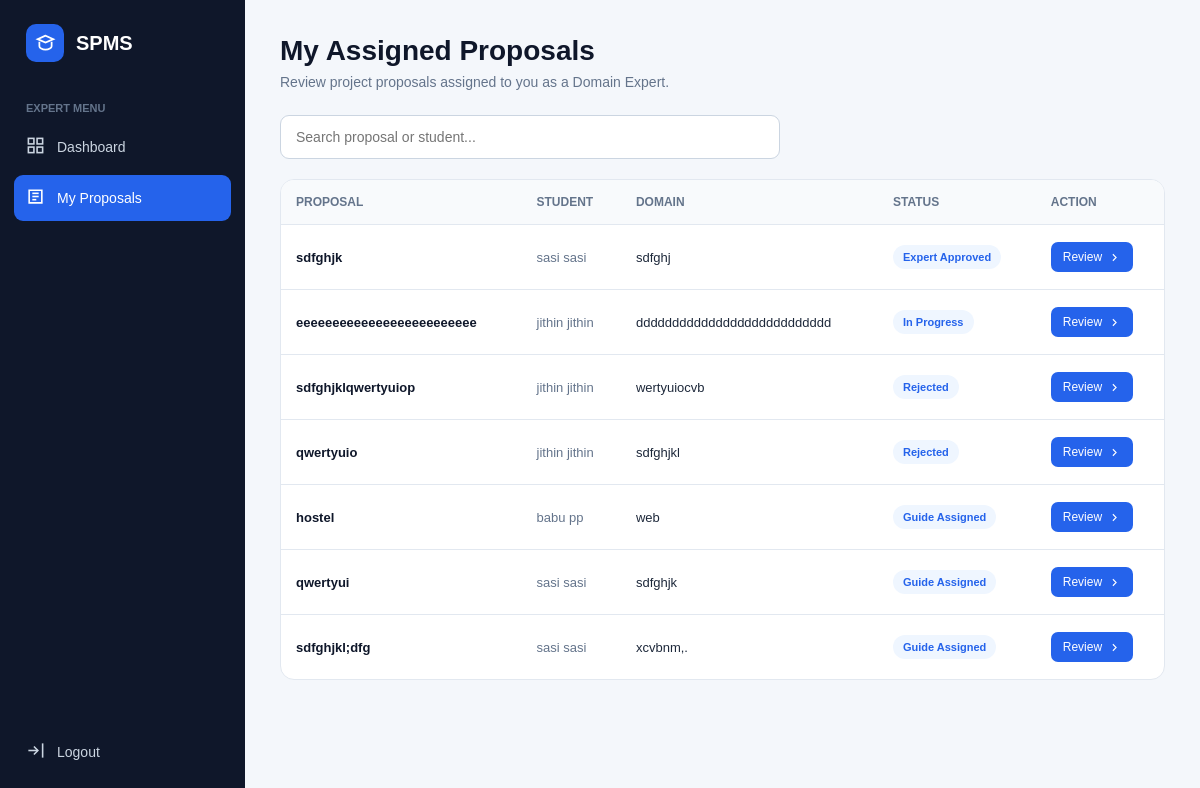
The page /experts/proposals/ (signed in) on the database as committed earlier.
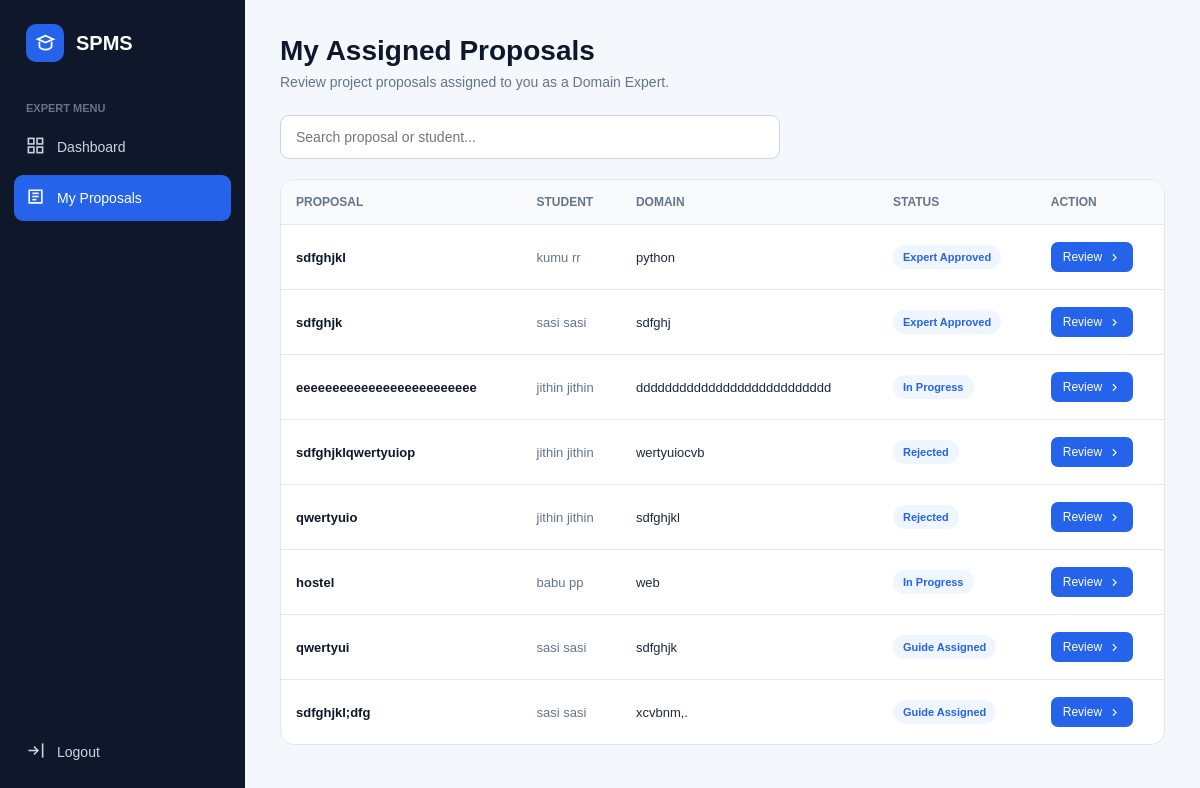
The same page on the database as committed later.
### projects/models.py (models this page shows, shortened)
class ProjectProposal(models.Model):
    PROJECT_TYPE_CHOICES = [
        ("MINI", "Mini Project"),
        ("MAIN", "Main Project"),
    ]
    STATUS_CHOICES = [
        ("SUBMITTED", "Submitted"),
        ("EXPERT_ASSIGNED", "Expert Assigned"),
        ("CHANGES_REQUESTED", "Changes Requested"),
        ("CHANGES_SENT_TO_STUDENT", "Changes Sent To Student"),
        ("EXPERT_APPROVED", "Expert Approved"),
        ("COORDINATOR_APPROVED", "Coordinator Approved"),
        ("GUIDE_ASSIGNED", "Guide Assigned"),
        ("GUIDE_REJECTED", "Guide Rejected"),
        ("IN_PROGRESS", "In Progress"),
        ("COMPLETED", "Completed"),
        ("REJECTED", "Rejected"),
    ]
    student = models.ForeignKey(
        settings.AUTH_USER_MODEL,
        on_delete=models.CASCADE,
        related_name="project_proposals",
        limit_choices_to={"role": "STUDENT"}
    )
    project_type = models.CharField(
        max_length=10,
        choices=PROJECT_TYPE_CHOICES,
        default="MAIN"
    )
    title = models.CharField(max_length=255)
    abstract = models.TextField(blank=True)
    domain = models.CharField(
        max_length=255,
        blank=True
    )
    technologies = models.TextField(
        blank=True
    )
    description = models.TextField(
        blank=True
    )
    proposal_document = models.FileField(
        upload_to="proposals/",
        blank=True,
        null=True
    )
    domain_expert = models.ForeignKey(
        settings.AUTH_USER_MODEL,
        on_delete=models.SET_NULL,
        null=True,
        blank=True,
        related_name="expert_proposals",
        limit_choices_to={"role": "EXPERT"}
    )
    expert_comments = models.TextField(
        blank=True,
        null=True
    )
    status = models.CharField(
        max_length=40,
        choices=STATUS_CHOICES,
        default="SUBMITTED"
    )
    guide = models.ForeignKey(
        settings.AUTH_USER_MODEL,
        on_delete=models.SET_NULL,
        null=True,
        blank=True,
        related_name="guided_proposals",
        limit_choices_to={"role": "GUIDE"}
    )
    guide_rejection_reason = models.TextField(
        blank=True,
        null=True
    )
    guide_rejected_at = models.DateTimeField(
        blank=True,
        null=True
    )
    submitted_at = models.DateTimeField(
        auto_now_add=True
    )
    updated_at = models.DateTimeField(
        auto_now=True
    )

### accounts/models.py (models this page shows, shortened)
class User(AbstractUser):
    ROLE_CHOICES = [
        ("STUDENT", "Student"),
        ("COORDINATOR", "Coordinator"),
        ("EXPERT", "Domain Expert"),
        ("GUIDE", "Guide"),
        ("PANEL", "Panel Member"),
    ]
    role = models.CharField(
        max_length=20,
        choices=ROLE_CHOICES,
        default="STUDENT"
    )
    phone = models.CharField(
        max_length=15,
        blank=True,
        null=True
    )
    roll_number = models.CharField(
        max_length=50,
        blank=True,
        null=True
    )
    department = models.CharField(
        max_length=100,
        blank=True,
        null=True
    )
    semester = models.CharField(
        max_length=20,
        blank=True,
        null=True
    )
    batch = models.CharField(
        max_length=20,
        blank=True,
        null=True
    )

### experts/views.py (the view)
    @login_required
    def wrapper(request, *args, **kwargs):
        if request.user.is_superuser:
            return view_func(request, *args, **kwargs)
        if request.user.role != "EXPERT":
            messages.error(
                request,
                "You are not authorized to access the Expert page."
            )
            return redirect("accounts:dashboard")
        return view_func(request, *args, **kwargs)

### experts/views.py (called while the page is built)
def expert_required(view_func):
    @login_required
    def wrapper(request, *args, **kwargs):
        if request.user.is_superuser:
            return view_func(request, *args, **kwargs)
        if request.user.role != "EXPERT":
            messages.error(
                request,
                "You are not authorized to access the Expert page."
            )
            return redirect("accounts:dashboard")
        return view_func(request, *args, **kwargs)
    return wrapper

@expert_required
def my_proposals(request):
    proposals = (
        ProjectProposal.objects
        .filter(
            domain_expert=request.user
        )
        .select_related(
            "student",
            "domain_expert"
        )
        .order_by("-updated_at")
    )
    return render(
        request,
        "experts/proposals.html",
        {
            "proposals": proposals
        }
    )

### templates/experts/proposals.html (shortened to what this page needs)
<!DOCTYPE html>
<html lang="en">
<head>
</head>
<body>
<aside class="sidebar">
    <div class="logo">
        <div class="logo-icon">
            <svg viewBox="0 0 24 24"
                 fill="none"
                 stroke-width="2">
                <path d="M12 3L3 7l9 4 9-4-9-4z"/>
                <path d="M5 10v5c0 2 3 4 7 4s7-2 7-4v-5"/>
            </svg>
        </div>
        SPMS
    </div>
    <div class="nav-title">
        Expert Menu
    </div>
    <a href="{% url 'experts:dashboard' %}"
       class="nav-link">
        <span class="nav-icon">
            <svg viewBox="0 0 24 24"
                 fill="none"
                 stroke-width="2">
                <rect x="3" y="3" width="7" height="7"/>
                <rect x="14" y="3" width="7" height="7"/>
                <rect x="3" y="14" width="7" height="7"/>
                <rect x="14" y="14" width="7" height="7"/>
            </svg>
        </span>
        Dashboard
    </a>
    <a href="{% url 'experts:my_proposals' %}"
       class="nav-link active">
        <span class="nav-icon">
            <svg viewBox="0 0 24 24"
                 fill="none"
                 stroke-width="2">
                <path d="M4 4h16v16H4z"/>
                <path d="M8 8h8"/>
                <path d="M8 12h8"/>
                <path d="M8 16h5"/>
            </svg>
        </span>
        My Proposals
    </a>
    <a href="{% url 'accounts:logout' %}"
       class="nav-link logout">
        <span class="nav-icon">
            <svg viewBox="0 0 24 24"
                 fill="none"
                 stroke-width="2">
                <path d="M10 17l5-5-5-5"/>
                <path d="M15 12H3"/>
                <path d="M21 3v18"/>
            </svg>
        </span>
        Logout
    </a>
</aside>
<main class="main">
    <div class="header">
        <h1>My Assigned Proposals</h1>
        <p>
            Review project proposals assigned to you as a Domain Expert.
        </p>
    </div>
    <div class="search-box">
        <input
            type="text"
            id="searchInput"
            placeholder="Search proposal or student..."
            onkeyup="searchProposals()"
        >
    </div>
    <div class="table-card">
        <table>
            <thead>
                <tr>
                    <th>Proposal</th>
                    <th>Student</th>
                    <th>Domain</th>
                    <th>Status</th>
                    <th>Action</th>
                </tr>
            </thead>
            <tbody id="proposalTable">
                {% for proposal in proposals %}
                    <tr>
                        <td class="title">
                            {{ proposal.title }}
                        </td>
                        <td class="student">
                            {{ proposal.student.get_full_name|default:proposal.student.username }}
                        </td>
                        <td>
                            {{ proposal.domain|default:"-" }}
                        </td>
                        <td>
                            <span class="status">
                                {{ proposal.get_status_display }}
                            </span>
                        </td>
                        <td>
                            <a
                                href="{% url 'experts:proposal_detail' proposal.id %}"
                                class="btn"
                            >
                                Review
                                <svg width="13"
                                     height="13"
                                     viewBox="0 0 24 24"
                                     fill="none"
                                     stroke="currentColor"
                                     stroke-width="2">
                                    <path d="M9 18l6-6-6-6"/>
                                </svg>
                            </a>
                        </td>
                    </tr>
                {% endfor %}
            </tbody>
        </table>
    </div>
</main>
</body>
</html>

### templates/experts/proposals.html (style rules this page uses)
* { box-sizing: border-box; margin: 0; padding: 0; }
body { font-family: Arial, sans-serif; background: #f4f7fb; color: #1e293b; }
.sidebar { position: fixed; left: 0; top: 0; width: 245px; height: 100vh; background: #0f172a; padding: 24px 14px; }
.logo { display: flex; align-items: center; gap: 12px; color: white; font-size: 20px; font-weight: 700; padding: 0 12px 30px; }
.logo-icon { width: 38px; height: 38px; border-radius: 10px; background: #2563eb; display: flex; align-items: center; justify-content: center; }
.logo-icon svg { width: 21px; stroke: white; }
.nav-title { color: #64748b; font-size: 11px; font-weight: 700; text-transform: uppercase; padding: 10px 12px; }
.nav-link { display: flex; align-items: center; gap: 12px; padding: 12px; margin-bottom: 5px; color: #cbd5e1; text-decoration: none; border-radius: 9px; font-size: 14px; }
.nav-link.active { background: #2563eb; color: white; }
.nav-icon svg { width: 19px; height: 19px; stroke: currentColor; }
.logout { position: absolute; bottom: 20px; left: 14px; right: 14px; }
.main { margin-left: 245px; padding: 35px; }
.header { margin-bottom: 25px; }
.header h1 { font-size: 28px; color: #0f172a; margin-bottom: 7px; }
.header p { color: #64748b; font-size: 14px; }
.search-box { margin-bottom: 20px; }
.search-box input { width: 100%; max-width: 500px; padding: 13px 15px; border: 1px solid #cbd5e1; border-radius: 9px; outline: none; font-size: 14px; }
.table-card { background: white; border: 1px solid #e2e8f0; border-radius: 14px; overflow: hidden; }
table { width: 100%; border-collapse: collapse; }
th { text-align: left; background: #f8fafc; padding: 15px; color: #64748b; font-size: 12px; text-transform: uppercase; }
td { padding: 17px 15px; border-top: 1px solid #e2e8f0; font-size: 13px; }
.title { font-weight: 600; color: #0f172a; }
.student { color: #64748b; }
.status { display: inline-block; padding: 6px 10px; border-radius: 20px; background: #eff6ff; color: #2563eb; font-size: 11px; font-weight: 600; }
.btn { display: inline-flex; align-items: center; gap: 6px; padding: 8px 12px; background: #2563eb; color: white; text-decoration: none; border-radius: 7px; font-size: 12px; }

Rows that differ between the two databases and show on the page:
added ProjectProposal: title "sdfghjkl", student.get_full_name "kumu rr", domain "python", status "Expert Approved"
changed ProjectProposal "hostel": status "Guide Assigned" → "In Progress"
